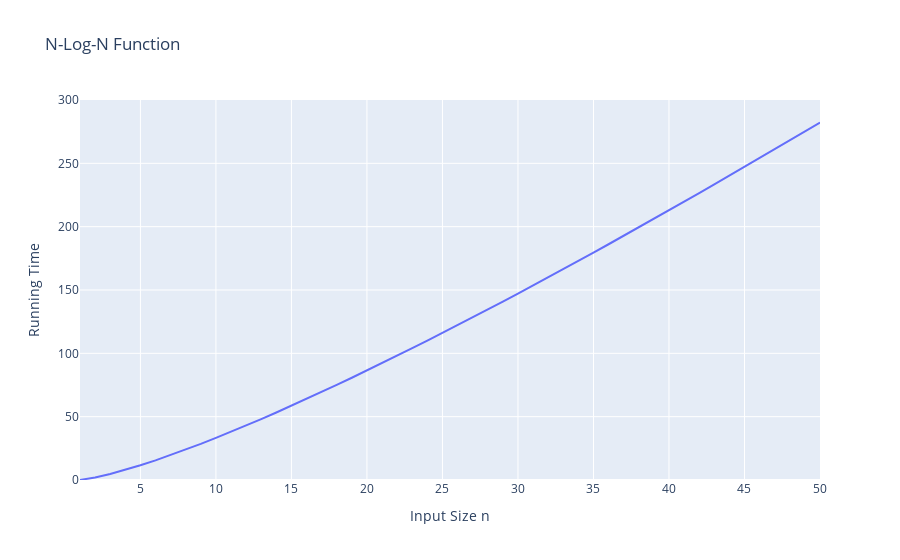

Notebook code for this chart:
### Markdown cell above
##### 4. N-Log-N Function

$$f(n) = nlogn$$

* This function grows <font color=Red>a little faster</font> than the linear function, and <font color=Red>a lot slower</font> than the quadratic function, $n^2$.

* So, an algorithm that has a running time proportional to $nlogn$ is <font color=Red>greatly preferred</font> over an algorithm that has a quadratic running time.

* Example of an algorithm that will run in $nlogn$ time: *merge sort*

### Code cell
import plotly.graph_objects as go
import numpy as np

n = np.arange(1, 51, 1)
f = n*np.log2(n)

# Create figure
fig = go.Figure()

fig.add_trace(go.Scatter(x=n, y=f, mode="lines"))
              
fig.update_layout(
    title_text="N-Log-N Function",
    xaxis=dict(title="Input Size n", range=[1, 50]),
    yaxis=dict(title="Running Time", range=[0, 300])
)

fig.show()

### Figure 1 — Plotly figure (JSON) as saved in the notebook; plotly's stock layout.template omitted (floating-point values rounded to 4 significant figures)
{"data": [{"mode": "lines", "type": "scatter", "x": [1, 2, 3, 4, 5, 6, 7, 8, 9, 10, 11, 12, 13, 14, 15, 16, 17, 18, 19, 20, 21, 22, 23, 24, 25, 26, 27, 28, 29, 30, 31, 32, 33, 34, 35, 36, 37, 38, 39, 40, 41, 42, 43, 44, 45, 46, 47, 48, 49, 50], "y": [0, 2, 4.755, 8, 11.61, 15.51, 19.65, 24, 28.53, 33.22, 38.05, 43.02, 48.11, 53.3, 58.6, 64, 69.49, 75.06, 80.71, 86.44, 92.24, 98.11, 104.0, 110.0, 116.1, 122.2, 128.4, 134.6, 140.9, 147.2, 153.6, 160, 166.5, 173.0, 179.5, 186.1, 192.7, 199.4, 206.1, 212.9, 219.7, 226.5, 233.3, 240.2, 247.1, 254.1, 261.1, 268.1, 275.1, 282.2]}], "layout": {"autosize": true, "title": {"text": "N-Log-N Function"}, "xaxis": {"range": [1, 50], "title": {"text": "Input Size n"}, "type": "linear"}, "yaxis": {"range": [0, 300], "title": {"text": "Running Time"}, "type": "linear"}}}
